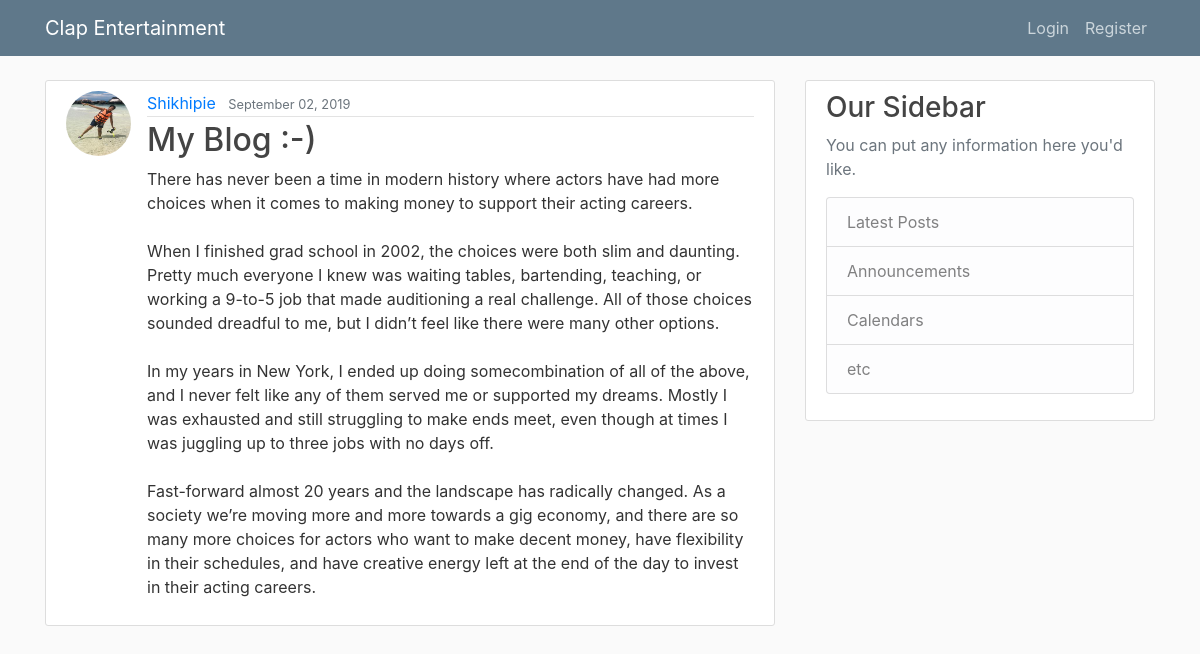
The app's page /post/1/ with its own data.
### blog/models.py (models this page shows, shortened)
class Post(models.Model):
    title = models.CharField(max_length=250)
    content = models.TextField()
    date_posted = models.DateTimeField(default=timezone.now)
    author = models.ForeignKey(User, on_delete=models.CASCADE)

### users/models.py (models this page shows, shortened)
class Profile(models.Model):
    user = models.OneToOneField(User, on_delete=models.CASCADE)
    image = models.ImageField(default='default.jpg', upload_to='profile_pics')

### blog/views.py (the view)
# urls.py: path('post/<int:pk>/', PostDetailView.as_view(), name='post-detail'),
class PostDetailView(DetailView):
    model = Post
    template_name = 'blog/post_detail.html'

### blog/templates/blog/post_detail.html (shortened to what this page needs)
{% extends 'blog/base.html' %}
{% block content %}
        <article class="media content-section">
            <img class="rounded-circle article-img"  src="{{ object.author.profile.image.url }}" >
            <div class="media-body">
                <div class="article-metadata">
                    <a class="mr-2" href="{% url 'user-posts' object.author.username %}">{{ object.author }}</a>
                    <small class="text-muted">{{ object.date_posted|date:"F d, Y" }}</small>
                </div>
                    <h2 class="article-title">{{ object.title }}</h2>
                    <p class="article-content">{{ object.content }}</p>
            </div>
        </article>
{% endblock content %}

### blog/static/blog/main.css (style rules this page uses)
body { background: #fafafa; color: #333333; margin-top: 5rem; }
h1, h2, h3, h4, h5, h6 { color: #444444; }
.content-section { background: #ffffff; padding: 10px 20px; border: 1px solid #dddddd; border-radius: 3px; margin-bottom: 20px; }
.article-title { color: #444444; }
.article-content { white-space: pre-line; }
.article-img { height: 65px; width: 65px; margin-right: 16px; }
.article-metadata { padding-bottom: 1px; margin-bottom: 4px; border-bottom: 1px solid #e3e3e3 }

### records on screen
Post: author.profile.image (picture), author "Shikhipie", date_posted "September 02, 2019", title "My Blog :-)", content "There has never been a time in modern history where actors have had more choices when it comes to making money to support their acting careers. When I finished grad school in 2002, the choices were both slim and daunting. Pretty much everyone I knew was waiting tables, bartending, teaching, or working a 9-to-5 job that made auditioning a real challenge. All of those choices sounded dreadful to me, but I didn’t feel like there were many other options. In my years in New York, I ended up doing somecombination of all of the above, and I never felt like any of them served me or supported my dreams. Mostly I was exhausted and still struggling to make ends meet, even though at times I was…"
